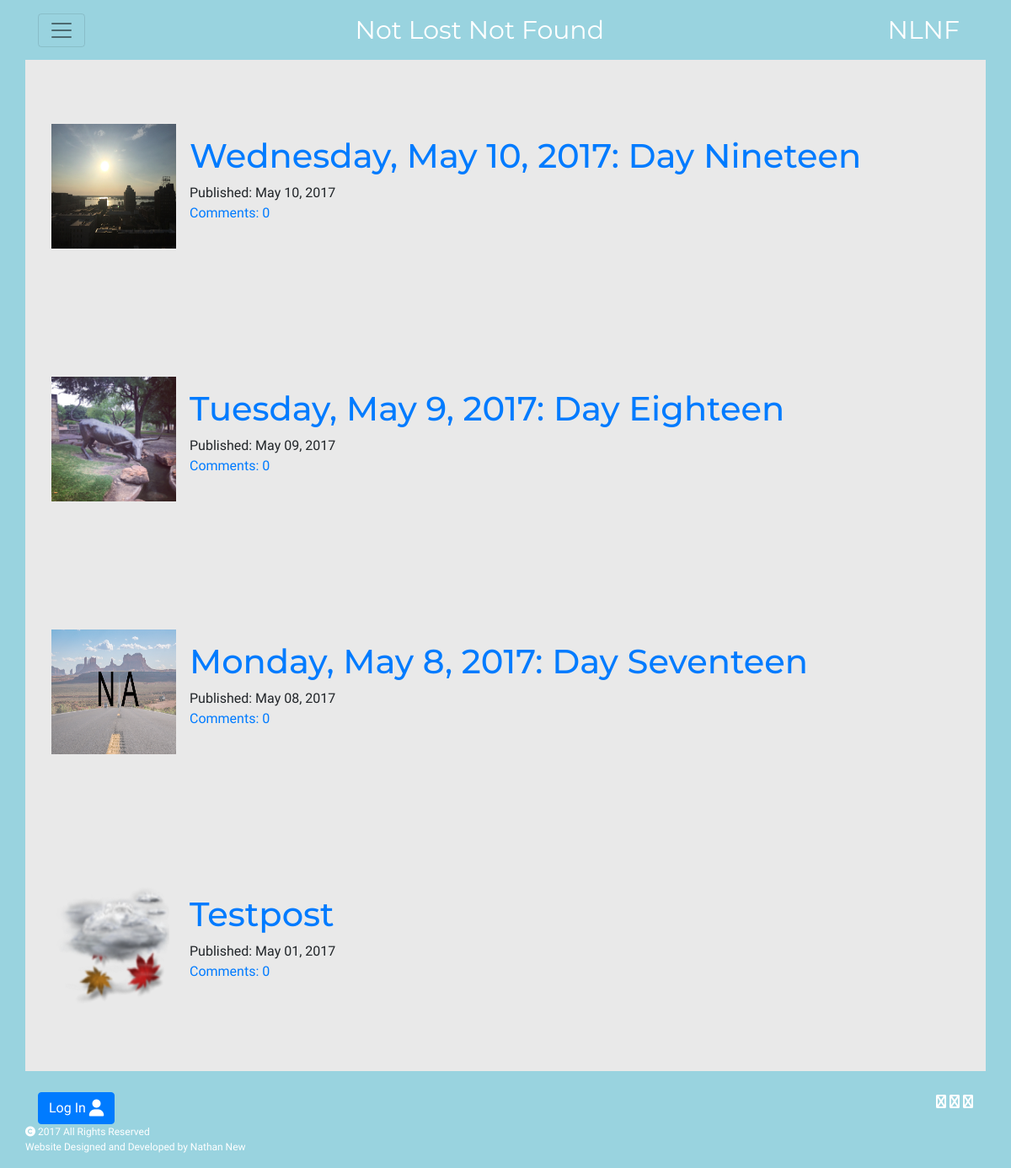
The app's page /posts/, older data.
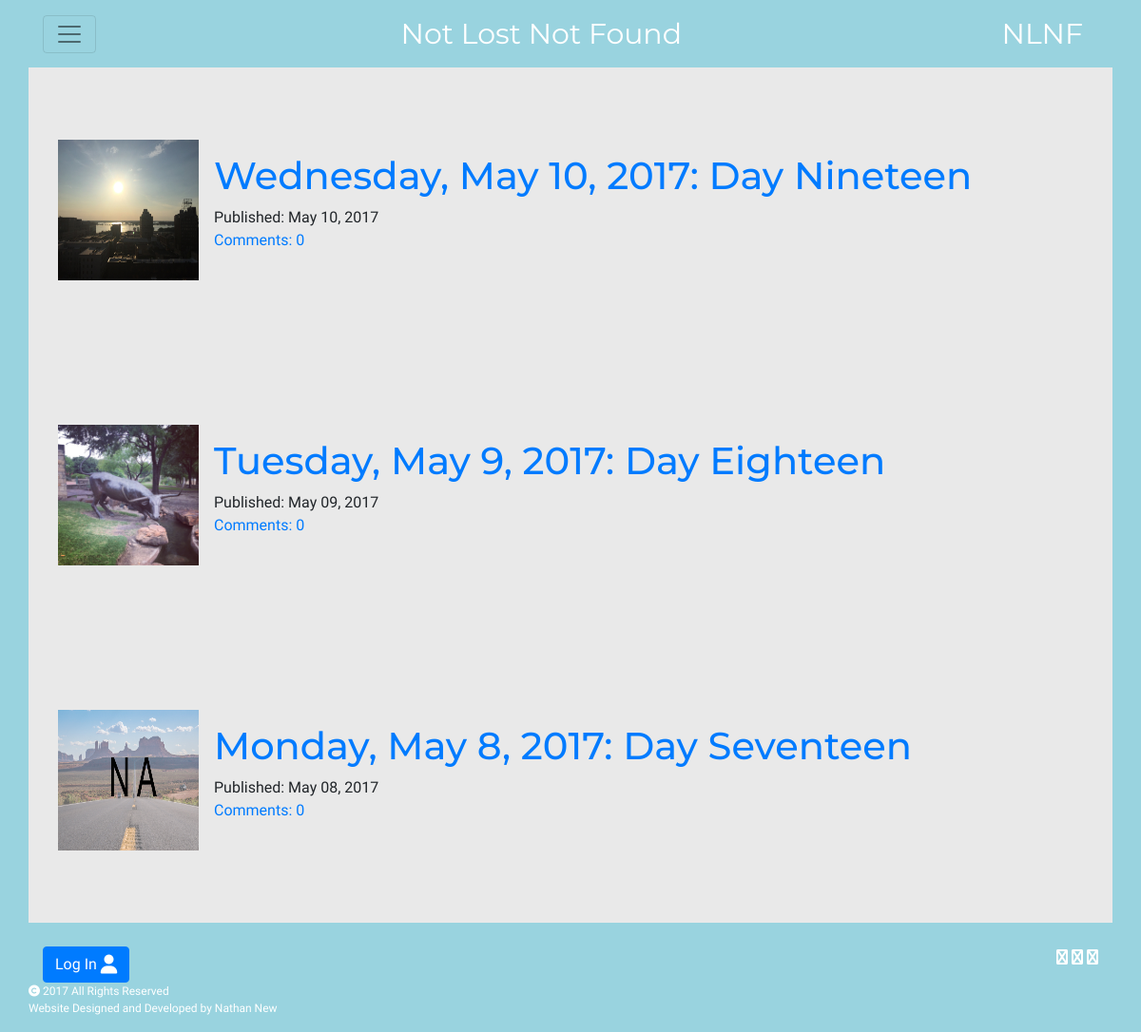
The same page, newer data.
### blog/models.py (models this page shows, shortened)
class Post(models.Model):
	author = models.ForeignKey('auth.User')
	title = models.CharField(max_length=200)
	text = RedactorField(allow_image_upload=True)
	feature = models.ImageField(upload_to='uploads/%Y/%m/%d',blank=True,null=True)
	create_date = models.DateTimeField(default=timezone.now)
	published_date = models.DateTimeField(blank=True,null=True)
	def approve_comment(self):
		return self.comments.filter(approved_comment=True)

### blog/views.py (the view)
class PostListView(ListView):
	model = Post
	def get_queryset(self):
		return Post.objects.filter(published_date__lte=timezone.now()).order_by('-published_date')

### blog/templatetags/base_extras.py (called while the page is built)
@register.simple_tag
def active_page(request, view_name):
	from django.core.urlresolvers import resolve, Resolver404
	path = resolve(request.path_info)
	if not request:
		return "titties"
	try:
		return "active" if path.url_name == view_name else ""
	except Resolver404:
		return "welp"

### blog/templates/blog/post_list.html (shortened to what this page needs)
{% extends "base.html" %}
{% load staticfiles %}
{% block content %}
	<div class="container content">
		<div class="container">
			<table class="post">
				{% for post in post_list %}
					<div class="post-thumb">
						<tr>
							<td class="postImage">
							{% if post.feature %}
								<img src="{{ post.feature.url }}" alt="{{ post.title }} Featured Image" class="feature-image" />
							{% else %}
								<img src="{% static 'blog/img/header_na.jpg' %}" alt="{{ post.title }} Featured Image" class="feature-image" />
							{% endif %}
							</td>
							<td class="postDetail">
								<h1 class="post_title"><a href="{% url 'post_detail' pk=post.pk %}">{{ post.title }}</a></h1>
								<p class="post_info">
								Published: {{ post.published_date|date:"M  d, Y" }} <br />
								<a href="{% url 'post_detail' pk=post.pk %}" class="post_comment">Comments: {{ post.approve_comment.count }}</a>
								</p>
							</td>
						</tr>
					</div>
				{% endfor %}
			</table>
		</div>
	</div>
{% endblock content %}

Row changes from the older to the newer data that the page shows:
removed Post: feature (picture), title "Testpost", published_date "May 01, 2017", approve_comment.count "0"
